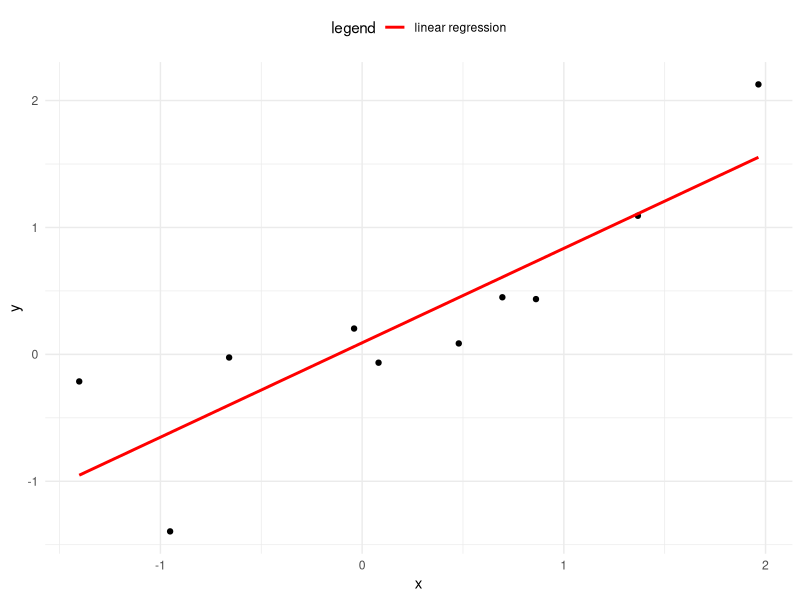
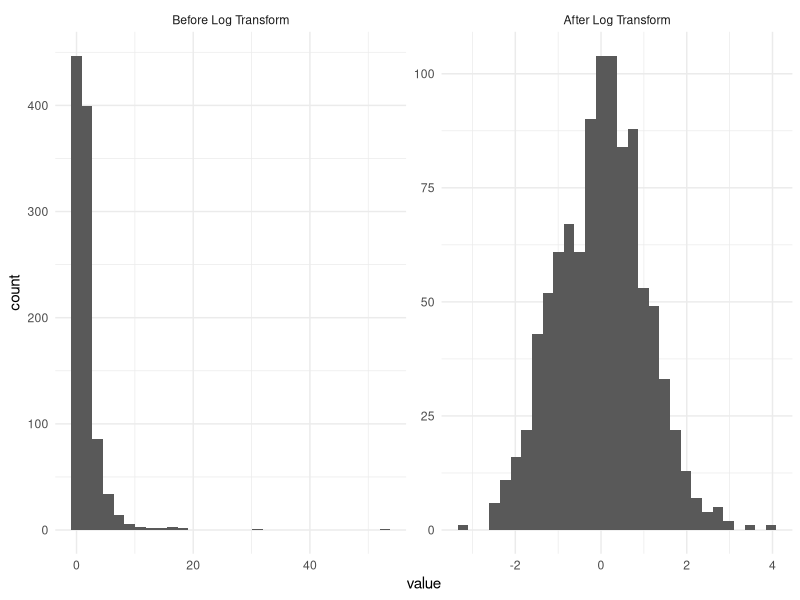

Here is the R script that generated these plots, in order: (Note: this script raises an error after producing the figures.)
## ---- chunk 1
library(tidyverse)
tibble(y = rnorm(10, 0, 1),
       x = y + 0.4*rnorm(10,0, 1)) %>% 
  ggplot(aes(x,y)) + 
  geom_point( show.legend = F) + 
  geom_smooth(method = "lm", se = F, aes(fill = "linear regression"), color = "red", show.legend = T) + 
  theme_minimal() + 
  scale_fill_manual(name="legend", values=c("blue", "red")) + 
  theme(legend.position = "top")
## ---- chunk 2
tibble(y = exp(rnorm(1000))) %>% 
  mutate(log_y = log(y)) %>% 
  gather(stat, value) %>% 
  mutate(stat = ifelse(stat == "y", "Before Log Transform", "After Log Transform") %>% 
           fct_relevel(c("Before Log Transform", "After Log Transform"))) %>% 
  ggplot(aes(value)) + 
  geom_histogram() + 
  facet_wrap(vars(stat), scales = "free") + 
  theme_minimal()
## ---- chunk 3
knitr::include_graphics("images/glm_links.png")
